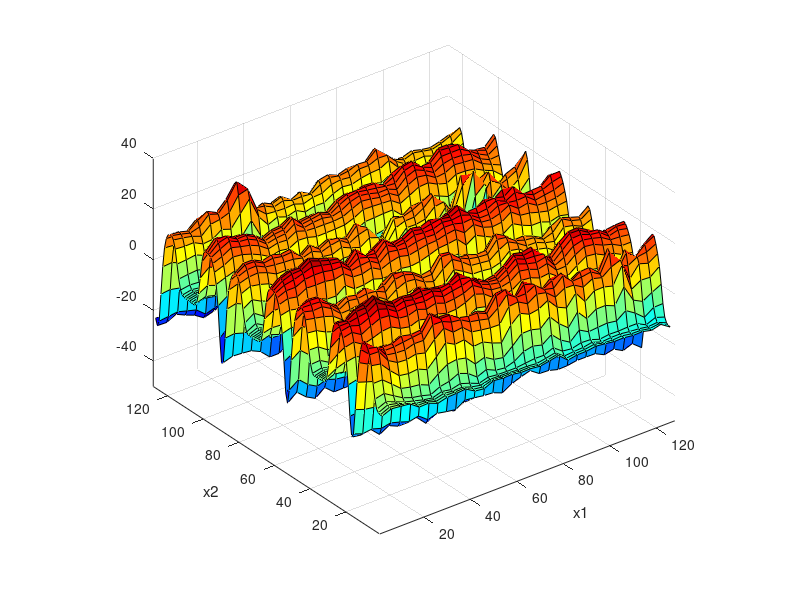

This chart was generated by the following MATLAB code: (Note: this script raises an error after producing the figure.)
% isotropic/unisotropic undersampling
% combine delaunayTriangulation interpolation and GPR
% zhouweiyan 20181119
clear
% close all
clc
load array2.mat

%% data preparation
% train set
x1_train=2:4:128; x2_train=1:1:128;
[X1_train,X2_train]=meshgrid(x1_train,x2_train);
X_train=[X1_train(:),X2_train(:)];
y_train=array(x2_train,x1_train);
y_train=y_train(:);
figure
surf(X1_train,X2_train,reshape(y_train,length(x2_train),length(x1_train)));colormap(jet)
axis equal
xlim([1,128]);ylim([1,128]);zlim([-50,40]);
xlabel('x1');ylabel('x2');view(3)

% test set
x1_test=min(x1_train):max(x1_train);x2_test=min(x2_train):max(x2_train);
[X1_test,X2_test]=meshgrid(x1_test,x2_test);
X_test=[X1_test(:),X2_test(:)];
y_test_ideal=array(x2_test,x1_test);

%% GP regression/DT linear interplotation
meanfunc=[];hyp.mean=[];
mask = [0,1];
cgi = {'covSEiso'};
cma = {'covMask',{mask,cgi{:}}}; hypma = log([1.5;15]);%log([ell;sf]);
covfunc1={'covSum',{cma,'covSEiso'}};hyp1.cov=[hypma;log([2;3])];%relative good
covfunc2={'covMaternard',1};hyp2.cov=log([1;1;4]);
covfunc={'covSum',{covfunc1,covfunc2}};hyp.cov=[hyp1.cov;hyp2.cov];
likfunc='likGauss';hyp.lik=log(10);

[hyp,hyp_warehouse,i_warehouse]=minimize_ite(hyp,@gp,-80,@infGaussLik,meanfunc,covfunc,likfunc,X_train,y_train);
PSNR_warehouse=zeros(length(i_warehouse),1);
s2_warehouse=zeros(length(i_warehouse),length(X_test));

for i=1:length(i_warehouse)
    hyp_i=rewrap_out(hyp,hyp_warehouse(:,i));
    [m,s2]=gp(hyp_i,@infGaussLik,meanfunc,covfunc,likfunc,X_train,y_train,X_test);
    m_a=reshape(m,length(x2_test),length(x1_test));
    PSNR_warehouse(i)=max(y_test_ideal(:))*sqrt(length(x1_test)*length(x2_test))/sqrt(sum((m_a(:)-y_test_ideal(:)).^2));
    PSNR_warehouse(i)=20*log(PSNR_warehouse(i))/log(10);
%     sigma(i)=sqrt(sum(s2(:))/length(m));
end
plot(i_warehouse,PSNR_warehouse,'-o')
xlabel('iteration/times');ylabel('PSNR/dB')